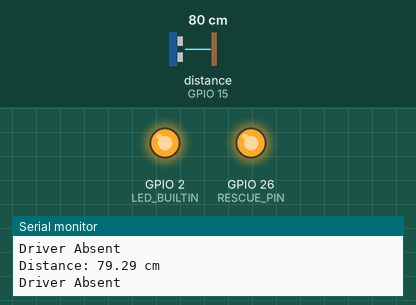
Bench run of a sketch on a simulated ESP32. Parts: output pins drawn as LEDs (lit = HIGH), the last lines printed to the serial monitor. Wiring (inferred from the names in the program): ultrasonic range finder: trigger GPIO 4; echo GPIO 15. The inputs (shaded band) are chosen by the test bench; at power-on: distance to the obstacle (sensor on GPIO 15) 80 cm. The echo pulse lasts 58.3 µs per cm; pins used as bus, display or sensor lines are not drawn.

Above: at 3.8 s.
3.9 s: distance to the obstacle (sensor on GPIO 15) set to 12 cm
7.8 s: distance to the obstacle (sensor on GPIO 15) set to 9 cm
At 8.9 s:
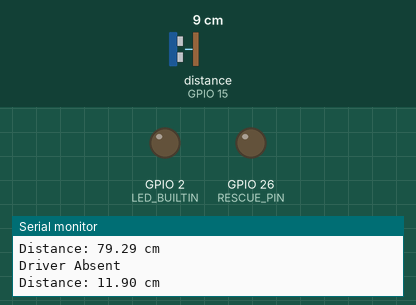
11.7 s: distance to the obstacle (sensor on GPIO 15) set to 18 cm
At 12.8 s:
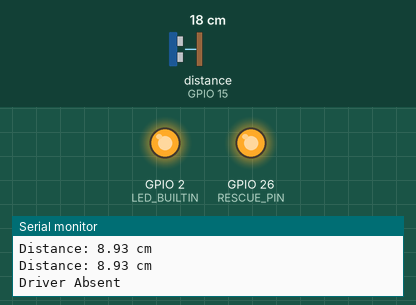
19.4 s: distance to the obstacle (sensor on GPIO 15) set to 2 cm
At 20.0 s:
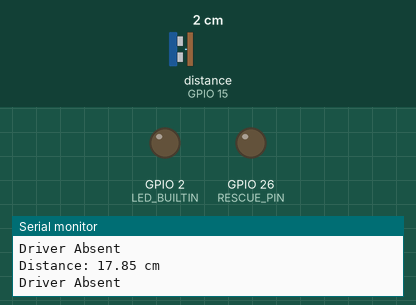
Timing chart, 0 to 22.4 s (numbered marks = the images above; inputs shaded):
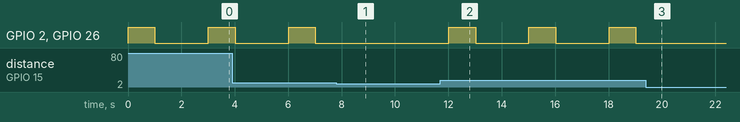

Measured:
- the behaviour switches between 11 and 10 cm on distance to the obstacle (sensor on GPIO 15) (found by bisection; images 0 and 1)
- after the input at 7.8 s, GPIO 2 (LED_BUILTIN), GPIO 26 (RESCUE_PIN): stays LOW (without the input it goes to HIGH after 1.2 s)
- after the input at 11.7 s, GPIO 2 (LED_BUILTIN), GPIO 26 (RESCUE_PIN): alternates HIGH for 1.0 s and LOW for 2.0 s, starting after 0.32 s
- after the input at 19.4 s, GPIO 2 (LED_BUILTIN), GPIO 26 (RESCUE_PIN): stays LOW (without the input it goes to HIGH after 1.6 s)

The sketch:

ESP32_UltrasonicSensor.ino
```cpp
#define TRIG_PIN 4
#define ECHO_PIN 15
#define LED_BUILTIN 2
#define RESCUE_PIN 26

long duration;
float distance;

void setup() {
  Serial.begin(115200);
  pinMode(TRIG_PIN, OUTPUT);
  pinMode(ECHO_PIN, INPUT);
  pinMode(LED_BUILTIN, OUTPUT);
  pinMode(RESCUE_PIN, OUTPUT);

}

void loop() {
  // Clear the trigger pin
  digitalWrite(TRIG_PIN, LOW);
  digitalWrite(LED_BUILTIN, LOW);
  digitalWrite(RESCUE_PIN, LOW);
  delayMicroseconds(2);

  // Send a 10us HIGH pulse to trigger
  digitalWrite(TRIG_PIN, HIGH);
  delayMicroseconds(10);
  digitalWrite(TRIG_PIN, LOW);

  // Measure the time for echo
  duration = pulseIn(ECHO_PIN, HIGH);

  // Convert time to distance (cm)
  distance = duration * 0.034 / 2;

  if(distance>=10)
  {
    Serial.println("Driver Absent");
    digitalWrite(LED_BUILTIN, HIGH);
    digitalWrite(RESCUE_PIN, HIGH);
    delay(1000);
    digitalWrite(LED_BUILTIN, LOW);
    digitalWrite(RESCUE_PIN, LOW);
    delay(1000);

  }

  Serial.print("Distance: ");
  Serial.print(distance);
  Serial.println(" cm");

  delay(1000);
}
```
